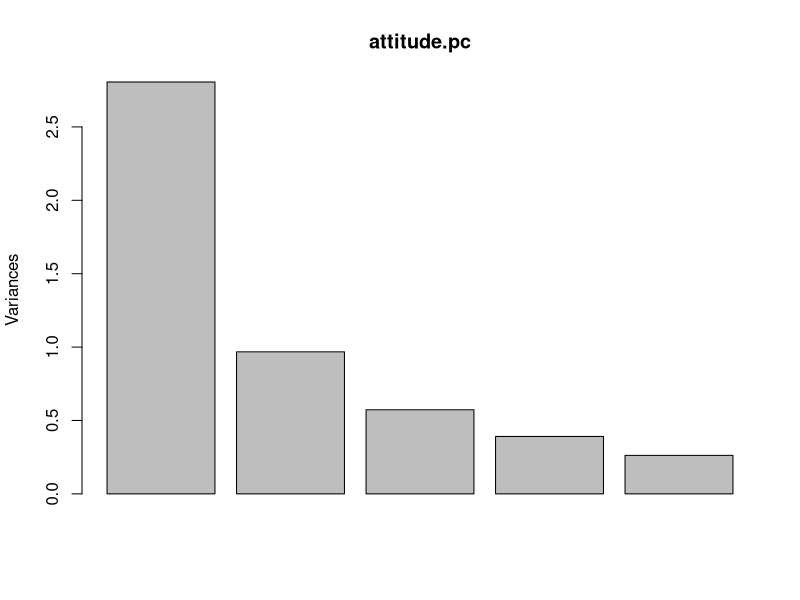
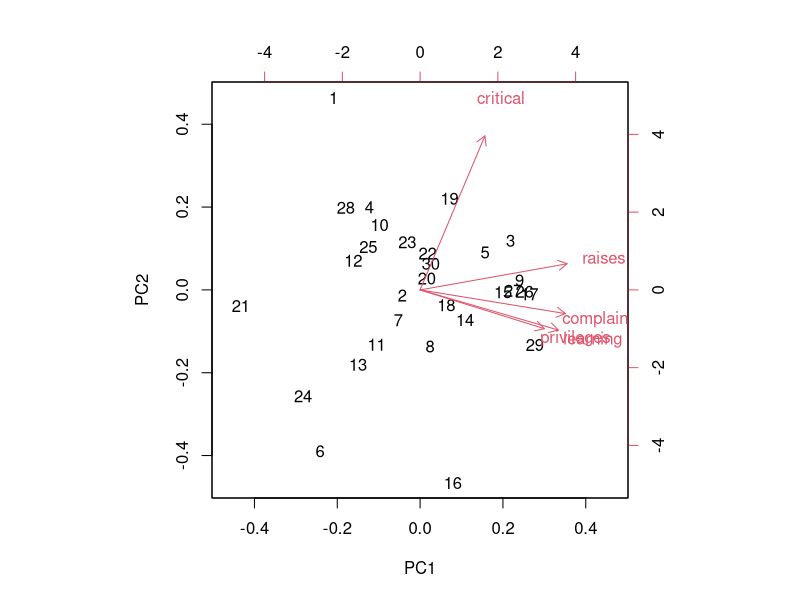
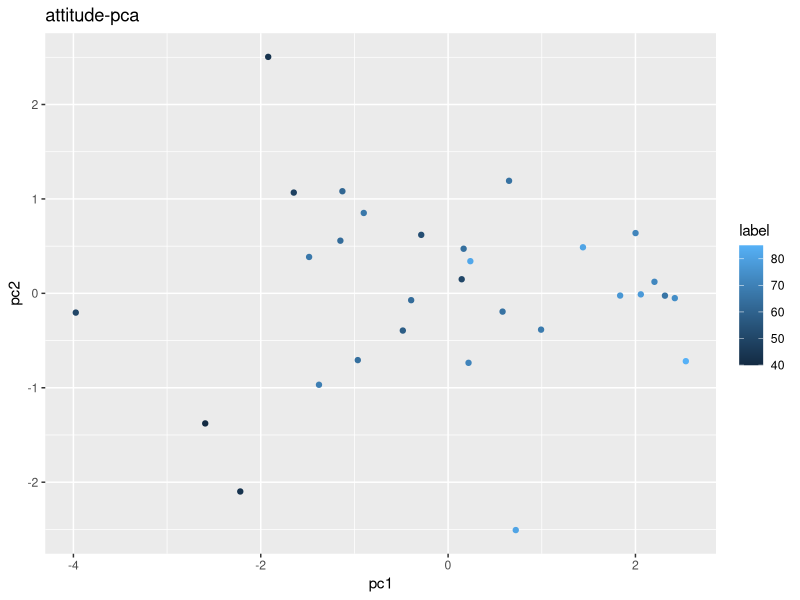

Reproduce these figures in R, in order.
library(ggplot2)
# attitude : Attitudes Toward Supervisors
# Y	    rating	numeric	Overall rating
# X[1]	complaints	numeric	Handling of employee complaints
# X[2]	privileges	numeric	Does not allow special privileges
# X[3]	learning	numeric	Opportunity to learn
# X[4]	raises	numeric	Raises based on performance
# X[5]	critical	numeric	Too critical
# X[6]	advancel	numeric	Advancement

d <- attitude
head(d)
#      rating complaints privileges learning raises critical advance
# 1     43         51         30       39     61       92      45
# 2     63         64         51       54     63       73      47
# 3     71         70         68       69     76       86      48
# 4     61         63         45       47     54       84      35
# 5     81         78         56       66     71       83      47
# 6     43         55         49       44     54       49      34

attitude.pc <- prcomp(d[,2:6], scale=TRUE)

# 各主成分の標準偏差, 寄与率, 累積寄与率
summary(attitude.pc)
# Importance of components:
#                           PC1    PC2    PC3     PC4     PC5     PC6     PC7
# Standard deviation     1.9278 1.0681 0.9204 0.78286 0.56892 0.46747 0.37475
# Proportion of Variance 0.5309 0.1630 0.1210 0.08755 0.04624 0.03122 0.02006
# Cumulative Proportion  0.5309 0.6939 0.8149 0.90248 0.94872 0.97994 1.00000

# Rotation : 各主成分の固有ベクトル (合成変数の意味)
attitude.pc$rotation
# PC1        PC2         PC3        PC4        PC5
# complaints 0.5090589 -0.1415816  0.04991461  0.7029582  0.4734681
# privileges 0.4352465 -0.2315203 -0.83038342 -0.1716099 -0.1948647
# learning   0.4843209 -0.2397377  0.37479163 -0.6645630  0.3547484
# raises     0.5150975  0.1559771  0.37358608  0.1328045 -0.7437352
# critical   0.2269964  0.9189940 -0.16714239 -0.1308392  0.2426256

# Eigenvalue
screeplot(attitude.pc)

# 主成分得点
biplot(attitude.pc, choices=c(1, 2))

pc <- data.frame(
    pc1=attitude.pc$x[,1],
    pc2=attitude.pc$x[,2],
    label=d[,1]
)

p <- ggplot(
  pc,
  aes(
    x=pc1,
    y=pc2
  )
)

g <- p + geom_point(aes(colour=label), alpha=1) +
      labs(title="attitude-pca", x="pc1", y="pc2")
plot(g)
